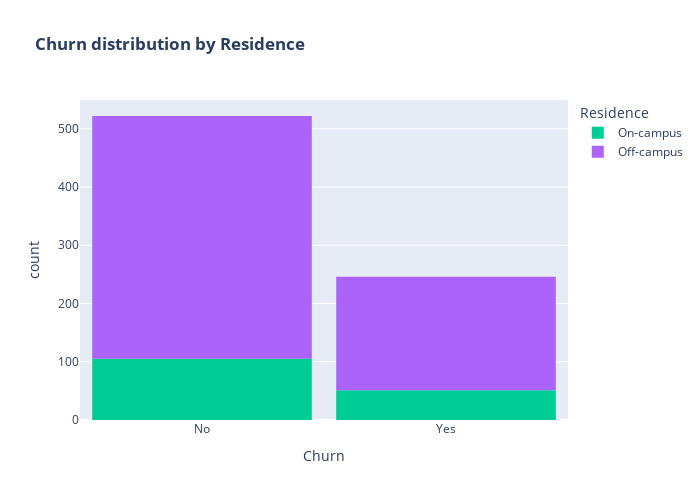

Write notebook code for a chart like this one.
### Code cell
color_map = {"Yes": '#FFA15A', "No": '#00CC96'}
fig = px.histogram(data, x="Churn", color="Residence",  title="<b>Churn distribution by Residence</b>", color_discrete_map=color_map)
fig.update_layout(width=700, height=500, bargap=0.1)
fig.show()

### Figure 1 — Plotly figure (JSON) as saved in the notebook; plotly's stock layout.template omitted (floating-point values rounded to 4 significant figures; data arrays with more than 128 entries replaced by an {"elided": "..."} marker saying what was removed)
{"data": [{"alignmentgroup": "True", "bingroup": "x", "hovertemplate": "Residence=On-campus<br>Churn=%{x}<br>count=%{y}<extra></extra>", "legendgroup": "On-campus", "marker": {"color": "#00cc96", "pattern": {"shape": ""}}, "name": "On-campus", "offsetgroup": "On-campus", "orientation": "v", "showlegend": true, "type": "histogram", "x": {"elided": "156 str values"}, "xaxis": "x", "yaxis": "y"}, {"alignmentgroup": "True", "bingroup": "x", "hovertemplate": "Residence=Off-campus<br>Churn=%{x}<br>count=%{y}<extra></extra>", "legendgroup": "Off-campus", "marker": {"color": "#ab63fa", "pattern": {"shape": ""}}, "name": "Off-campus", "offsetgroup": "Off-campus", "orientation": "v", "showlegend": true, "type": "histogram", "x": {"elided": "612 str values"}, "xaxis": "x", "yaxis": "y"}], "layout": {"bargap": 0.1, "barmode": "relative", "height": 500, "legend": {"title": {"text": "Residence"}, "tracegroupgap": 0}, "title": {"text": "<b>Churn distribution by Residence</b>"}, "width": 700, "xaxis": {"anchor": "y", "domain": [0, 1], "title": {"text": "Churn"}}, "yaxis": {"anchor": "x", "domain": [0, 1], "title": {"text": "count"}}}}
